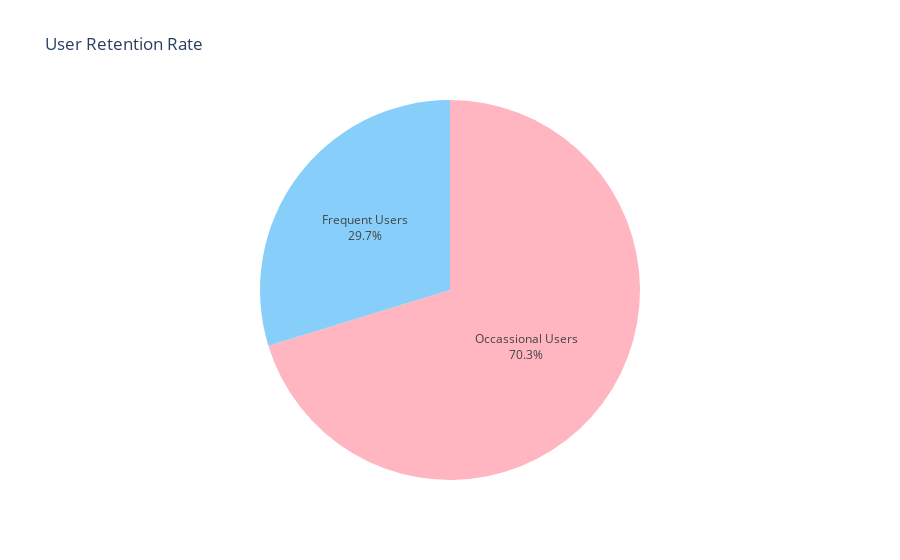

Here is the notebook cell this chart was saved with:
### Code cell
# count No. of users in each retention segment
segment_counts = data['Retention Segment'].value_counts()
colors = ['#FFB6C1', '#87CEFA']

fig = px.pie(segment_counts,
             values=segment_counts.values,
             names=segment_counts.index,
             color=segment_counts.index,
             color_discrete_sequence=colors,
             title='User Retention Rate')
fig.update_traces(textposition='inside', textinfo='percent+label')
fig.update_layout(showlegend=False)
fig.show()

### Figure 1 — Plotly figure (JSON) as saved in the notebook; plotly's stock layout.template omitted (floating-point values rounded to 4 significant figures)
{"data": [{"customdata": [["Occassional Users"], ["Frequent Users"]], "domain": {"x": [0, 1], "y": [0, 1]}, "hovertemplate": "Retention Segment=%{customdata[0]}<br>value=%{value}<extra></extra>", "labels": ["Occassional Users", "Frequent Users"], "legendgroup": "", "marker": {"colors": ["#FFB6C1", "#87CEFA"]}, "name": "", "showlegend": true, "textinfo": "percent+label", "textposition": "inside", "type": "pie", "values": [702, 297]}], "layout": {"legend": {"tracegroupgap": 0}, "piecolorway": ["#FFB6C1", "#87CEFA"], "showlegend": false, "title": {"text": "User Retention Rate"}}}
